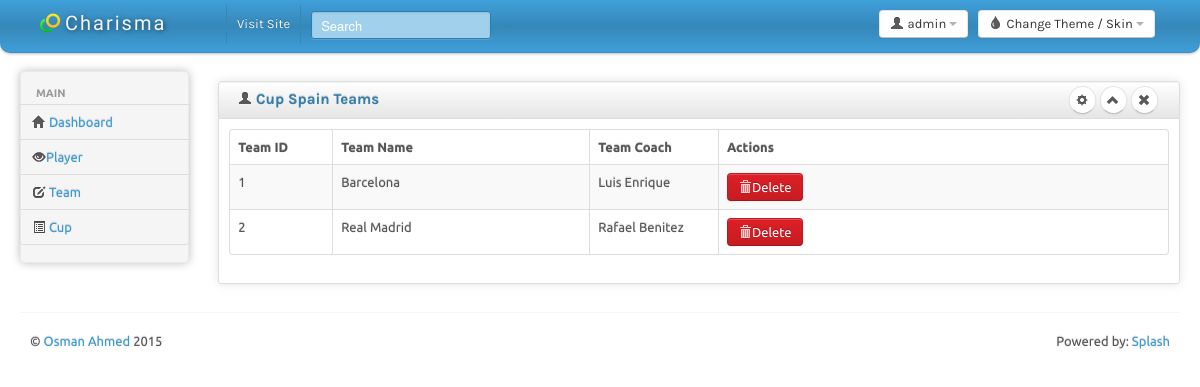
Screenshot of /cup/CupTeamView.php?ID=1 with the database file from the repository.
### tables this page shows
CREATE TABLE IF NOT EXISTS `cup` (
  `CupID` int(3) NOT NULL,
  `Name` varchar(300) NOT NULL,
  `Start` date NOT NULL,
  `End` date NOT NULL
);

CREATE TABLE IF NOT EXISTS `team` (
  `TeamID` int(5) NOT NULL,
  `Name` varchar(300) NOT NULL,
  `CoachID` int(5) NOT NULL
);

CREATE TABLE IF NOT EXISTS `coach` (
  `CoachID` int(3) NOT NULL,
  `Name` varchar(300) NOT NULL
);

### cup/CupTeamView.php (the view, shortened to what this page needs)
<?
$CupID = $_GET[ID];
?>
<!DOCTYPE html>
<html lang="en">
<head>
	<link id="bs-css" href="css/bootstrap-cerulean.css" rel="stylesheet">
	<link href="css/bootstrap-responsive.css" rel="stylesheet">
	<link href="css/charisma-app.css" rel="stylesheet">
	<link href="css/jquery-ui-1.8.21.custom.css" rel="stylesheet">
	<link href='css/fullcalendar.css' rel='stylesheet'>
	<link href='css/fullcalendar.print.css' rel='stylesheet'  media='print'>
	<link href='css/chosen.css' rel='stylesheet'>
	<link href='css/uniform.default.css' rel='stylesheet'>
	<link href='css/colorbox.css' rel='stylesheet'>
	<link href='css/jquery.cleditor.css' rel='stylesheet'>
	<link href='css/jquery.noty.css' rel='stylesheet'>
	<link href='css/noty_theme_default.css' rel='stylesheet'>
	<link href='css/elfinder.min.css' rel='stylesheet'>
	<link href='css/elfinder.theme.css' rel='stylesheet'>
	<link href='css/jquery.iphone.toggle.css' rel='stylesheet'>
	<link href='css/opa-icons.css' rel='stylesheet'>
	<link href='css/uploadify.css' rel='stylesheet'>
</head>
<body>
	<div class="navbar">
		<div class="navbar-inner">
			<div class="container-fluid">
				<a class="brand" href="index.html"> <img alt="Charisma Logo" src="img/logo20.png" /> <span>Charisma</span></a>
				<div class="btn-group pull-right theme-container" >
					<a class="btn dropdown-toggle" data-toggle="dropdown" href="#">
						<i class="icon-tint"></i><span class="hidden-phone"> Change Theme / Skin</span>
						<span class="caret"></span>
					</a>
				</div>
				<div class="btn-group pull-right" >
					<a class="btn dropdown-toggle" data-toggle="dropdown" href="#">
						<i class="icon-user"></i><span class="hidden-phone"> admin</span>
						<span class="caret"></span>
					</a>
				</div>
				<div class="top-nav nav-collapse">
					<ul class="nav">
						<li><a href="#">Visit Site</a></li>
						<li>
							<form class="navbar-search pull-left">
								<input placeholder="Search" class="search-query span2" name="query" type="text">
							</form>
						</li>
					</ul>
				</div>
			</div>
		</div>
	</div>
		<div class="container-fluid">
		<div class="row-fluid">
			<div class="span2 main-menu-span">
				<div class="well nav-collapse sidebar-nav">
        		<? require_once "rightmenu.php"; ?>
				</div>
			</div>
                <div id="content" class="span10">
<div class="row-fluid sortable">
<div class="box span12">
<div class="box-header well" data-original-title>
<h2><i class="icon-user"></i>
<?
$GetCup = mysql_query("SELECT cup.CupID, cup.Name, cup.Start, cup.End FROM cup where cup.CupID = $CupID");
$GetCupFetch = mysql_fetch_array($GetCup);
echo $GetCupFetch[Name].' Teams';
?>
</h2>
<div class="box-icon">
<a href="AddCupTeam.php?ID=<? echo $CupID; ?>" class="btn  btn-round"><i class="icon-cog"></i></a>
<a href="#" class="btn btn-minimize btn-round"><i class="icon-chevron-up"></i></a>
<a href="#" class="btn btn-close btn-round"><i class="icon-remove"></i></a>
</div>
</div>
<div class="box-content">
<table class="table table-striped table-bordered bootstrap-datatable datatable">
<thead>
<tr>
<th width="8%">Team ID</th>
<th width="20%">Team Name</th>
<th width="10%">Team Coach</th>
<th width="35%">Actions</th>
</tr>
</thead>
<tbody>
<?
$GetTeam = mysql_query("SELECT team.TeamID AS TeamID,team.Name AS TeamName,coach.Name AS CoachName FROM `cup_team` inner join team on (cup_team.TeamID = team.TeamID) inner join coach on (team.CoachID = coach.CoachID) WHERE `CupID` = $CupID ORDER BY team.Name ASC");
while($GetTeamFetch = mysql_fetch_array($GetTeam)){
?>
    <tr>
    <td><? echo $GetTeamFetch[TeamID]; ?></td>
    <td class="center"><? echo $GetTeamFetch[TeamName]; ?></td>
    <td class="center"><? echo $GetTeamFetch[CoachName]; ?></td>
    <td class="center">
      <a class="btn btn-danger" href="CupTeamDelete.php?ID=<? echo $GetTeamFetch[TeamID]; ?>&CupID=<? echo $CupID; ?>"><i class="icon-trash icon-white"></i>Delete</a>
    </td>
    </tr>
<? } ?>
</tbody>
</table>
</div>
</div>
</div>
                </div>
			</div>
		<hr>
		<footer>
			<p class="pull-left">&copy; <a href="#">Osman Ahmed</a> 2015</p>
			<p class="pull-right">Powered by: <a href="#">Splash</a></p>
		</footer>
	</div>
</body>
</html>

### cup/css/charisma-app.css (style rules this page uses)
.box { border: 1px solid #DEDEDE; border-radius:3px; -webkit-border-radius:3px; -moz-border-radius:3px; margin-top: 10px; margin-bottom: 10px ; box-shadow: 0 0 10px rgba(189, 189, 189, 0.4); -webkit-box-shadow: 0 0 10px rgba(189, 189, 189, 0.4); -moz-box-shadow: 0 0 10px rgba(189, 189, 189, 0.4); }
.box-header { border:none; padding-top:5px; border-bottom: 1px solid #DEDEDE; border-radius:3px 3px 0 0; -webkit-border-radius:3px 3px 0 0; -moz-border-radius:3px 3px 0 0; height:12px; min-height:12px; margin-bottom: 0; cursor:move; font-weight:bold; font-size:16px; background: -moz-linear-gradient(top, rgba(255,255,255,0) 0%, rgba(0,0,0,0.1) 100%); background: -webkit-gradient(linear, left top, left bottom, color-stop(0%,rgba(255,255,255,0)), color-stop(100%,rgba(0,0,0,0.1))); background: -webkit-linear-gradient(top, rgba(255,255,255,0) 0%,rgba(0,0,0,0.1) 100%); background: -o-linear-gradient(top, rgba(255,255,255,0) 0%,rgba(0,0,0,0.1) 100%); background: -ms-linear-gradient(top, rgba(255,255,255,0) 0%,rgba(0,0,0,0.1) 100%); background: linear-gradient(to bottom, rgba(255,255,255,0) 0%,rgba(0,0,0,0.1) 100%); filter: progid:DXImageTransform.Microsoft.gradient( startColorstr='#00ffffff', endColorstr='#1a000000',GradientType=0 ); }
.box-header h2 { font-size:15px; width:auto; clear:none; float:left; line-height:25px; white-space: nowrap; }
.box-header h2 > i { margin-top:1px; }
.box-icon { float:right; }
.box-icon a { clear:none; float:left; margin:0 2px; height: 18px; width:5px; margin-top: -1px; }
.box-icon a i { margin-left:-4.5px; }
.box-content { padding:10px; }
.btn-round { border-radius: 40px; -webkit-border-radius: 40px; -moz-border-radius: 40px; font-size:12px; padding-top:4px; }
footer { clear:both; }
footer .pull-right { float:right; margin-right:10px; }
footer .pull-left { float:left; margin-left:10px; }
.sidebar-nav { min-height:0; box-shadow: 0 0 10px #BDBDBD; -webkit-box-shadow: 0 0 10px #BDBDBD; -moz-box-shadow: 0 0 10px #BDBDBD; border-radius: 5px; -webkit-border-radius: 5px; -moz-border-radius: 5px; margin-bottom: 0; padding-bottom:0; }
.brand { font-family: 'Shojumaru', cursive, Arial, serif; letter-spacing:2px; text-shadow:1px 1px 5px rgba(0, 0, 0, 0.5); width:166px; }
.brand img { float:left; height:20px; width:20px; margin-right:5px; }
.brand span { float:left; }
.navbar-search { margin-left:10px; }
.navbar-inner { border-radius:0 0 10px 10px; -webkit-border-radius:0 0 10px 10px; -moz-border-radius:0 0 10px 10px; padding-top:5px; padding-bottom:5px; }
.pull-left { float:left !important; }
.pull-right { float:right !important; }

### cup/CupTeamView.php (style rules this page uses)
body { padding-bottom: 40px; }
.sidebar-nav { padding: 9px 0; }

### rows the page displays
cup: Name "Cup Spain"
team: TeamID "1", Name "Barcelona", CoachID.Name "Luis Enrique"
team: TeamID "2", Name "Real Madrid", CoachID.Name "Rafael Benitez"
